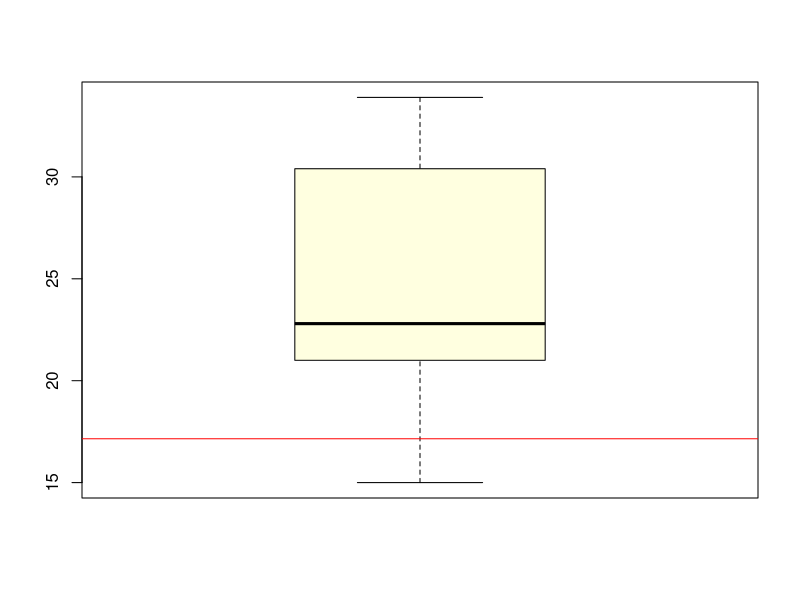

This figure's R source:
## ---- chunk 1
data(mtcars)
auto <- mtcars[mtcars$am==0,]
manl <- mtcars[mtcars$am==1,]
auto_mean <- round(mean(auto$mpg),2)
manl_mean <- round(mean(manl$mpg),2)
inc_pctg <- round((manl_mean - auto_mean)/auto_mean * 100,2)
paste("Mean mpg for automatic:  ",auto_mean)
paste("Mean mpg for manual:  ",manl_mean)
paste("Difference in mpg for manual:  ",inc_pctg,"%")

## Use boxplot to compare MPG by automatic and manual transmission
boxplot(manl$mpg,col="lightyellow")
abline(h=auto_mean,col="red")
quantile(manl$mpg)
quantile(auto$mpg)
